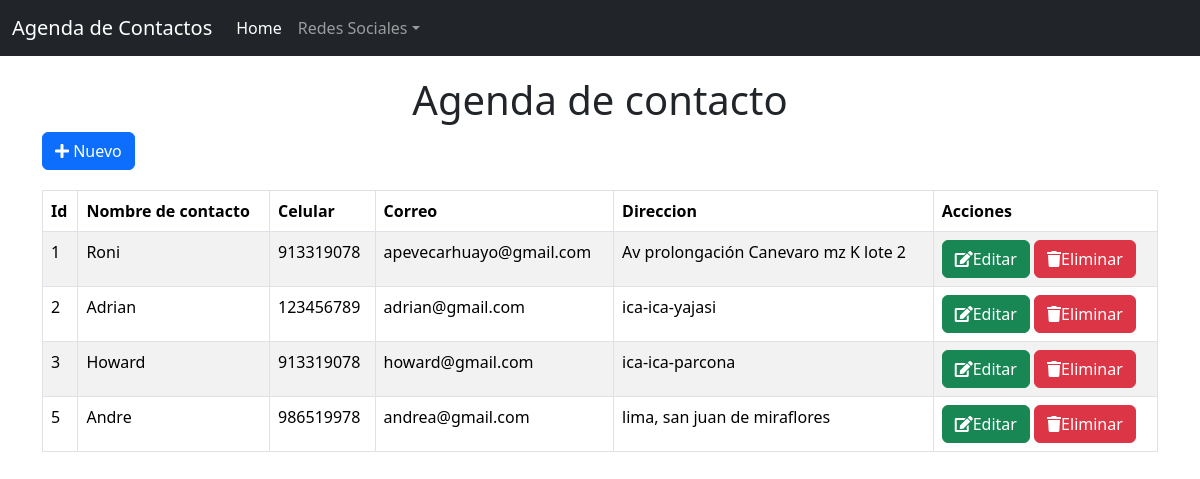
The page / on the database its author committed.
### tables this page shows
CREATE TABLE `personas` (
  `idPersona` int(11) NOT NULL,
  `Nombre` varchar(100) NOT NULL,
  `Telefono` varchar(15) NOT NULL,
  `Correo` varchar(100) NOT NULL,
  `Direccion` text NOT NULL
);

### index.php (the view, shortened to what this page needs)
<!doctype html>
<html lang="en" data-bs-theme="auto">
  <head>
<link href="bootstrap/css/bootstrap.min.css" rel="stylesheet" >
<link href="bootstrap/css/custom.css" rel="stylesheet">
<link href="bootstrap/css/estilos.css" rel="stylesheet" >
<link rel="stylesheet" href="https://use.fontawesome.com/releases/v5.5.0/css/all.css">
<link href="" rel="stylesheet" >
<link rel="stylesheet" href="https://cdn.datatables.net/2.0.2/css/dataTables.dataTables.css" />
  </head>
  <body>
  <nav class="navbar navbar-expand-sm navbar-dark bg-dark" aria-label="Third navbar example">
    <div class="container-fluid">
      <a class="navbar-brand" href="#">Agenda de Contactos</a>
      <div class="collapse navbar-collapse" id="navbarsExample03">
        <ul class="navbar-nav me-auto mb-2 mb-sm-0">
          <li class="nav-item">
            <a class="nav-link active" aria-current="page" href="#">Home</a>
          </li>
          <li class="nav-item dropdown">
            <a class="nav-link dropdown-toggle" href="#" data-bs-toggle="dropdown" aria-expanded="false">Redes Sociales</a>
          </li>
        </ul>
      </div>
    </div>
  </nav>
<div class="container">
  <h1 class="page-header text-center">Agenda de contacto</h1>
  <div class="fila">
      <div class="col-sm-12">
        <a href="#addnew" class="btn btn-primary" data-bs-toggle="modal"><span class="fa fa-plus"></span> Nuevo</a>
      <table id="MiAgenda" class="table table-bordered table-striped" >
        <thead>
          <th>Id</th>
          <th>Nombre de contacto</th>
          <th>Celular</th>
          <th>Correo</th>
          <th>Direccion</th>
          <th>Acciones</th>
        </thead>
        <tbody>
          <?php
           $database = new ConectarDB();
           $db = $database->open();
           try{
            $sql ='Select * from personas';
            foreach($db ->query($sql) as $fila){
              ?>
              <tr>
                <td> <?php echo $fila['idPersona'] ?></td>
                <td> <?php echo $fila['Nombre'] ?></td>
                <td> <?php echo $fila['Telefono'] ?></td>
                <td> <?php echo $fila['Correo'] ?></td>
                <td> <?php echo $fila['Direccion'] ?></td>
                <td>
                  <a href="#edit_<?php echo $fila["idPersona"]; ?>" class="btn btn-success btn sm" data-bs-toggle="modal" ><span class="fa fa-edit"></span>Editar</a>
                  <a href="#delete_<?php echo $fila["idPersona"]; ?>" class="btn btn-danger btn sm" data-bs-toggle="modal" ><span class="fa fa-trash"></span>Eliminar</a>
                </td>
              </tr>
              <?php
            }
           }catch(PDOException $e){
              echo 'Hay un error' .$e->getMessage();
           }
          ?>
        </tbody>
      </table>
      </div>
  </div>
</div>
</body>
</html>

### rows shown on the page
personas: idPersona "1", Nombre "Roni", Telefono "913319078", Correo "apevecarhuayo@gmail.com", Direccion "Av prolongación Canevaro mz K lote 2"
personas: idPersona "2", Nombre "Adrian", Telefono "123456789", Correo "adrian@gmail.com", Direccion "ica-ica-yajasi"
personas: idPersona "3", Nombre "Howard", Telefono "913319078", Correo "howard@gmail.com", Direccion "ica-ica-parcona"
personas: idPersona "5", Nombre "Andre", Telefono "986519978", Correo "andrea@gmail.com", Direccion "lima, san juan de miraflores"
